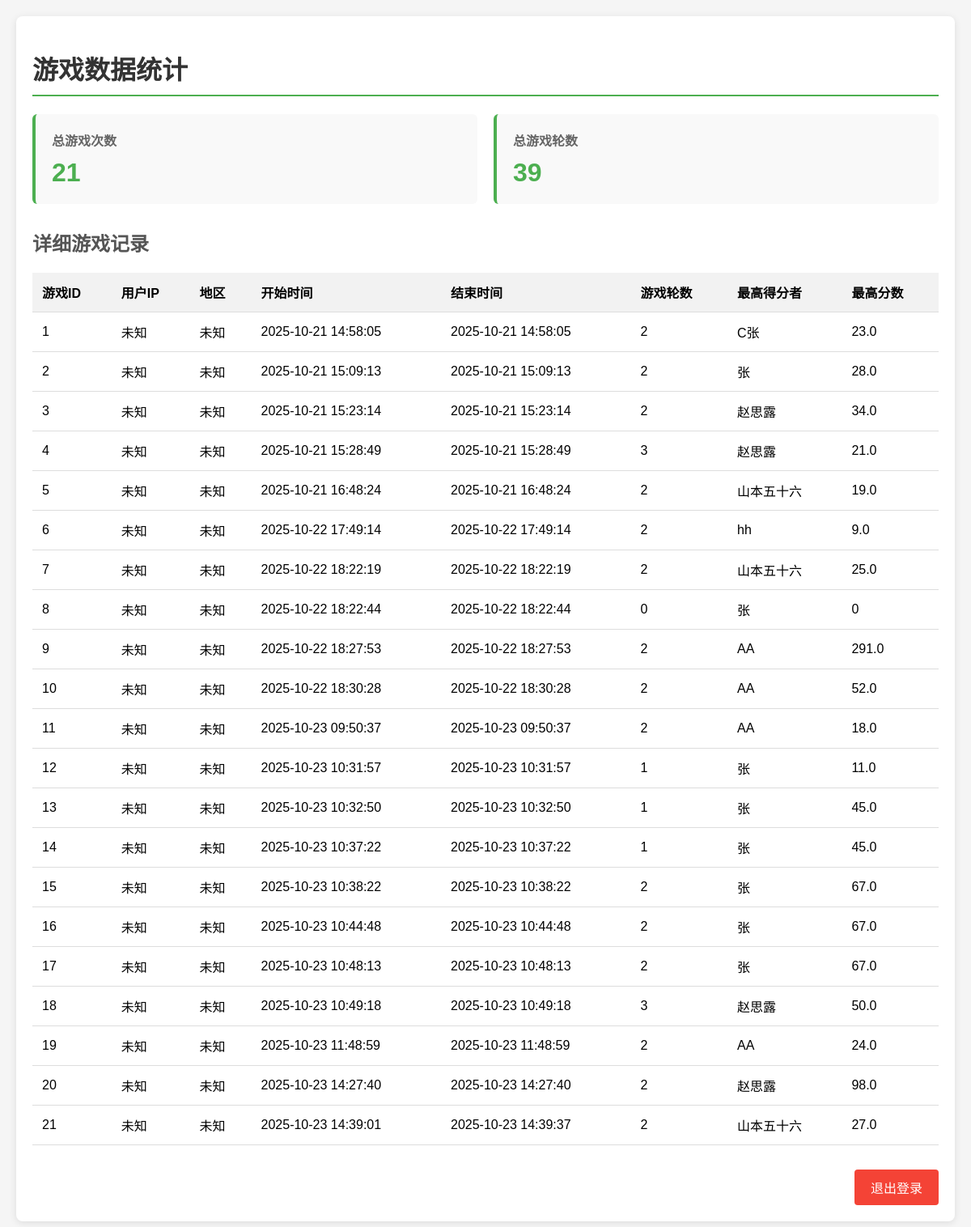
Screenshot of /admin/stats (signed in) with the database file from the repository.
### app.py (models this page shows)
class GameRecord(db.Model):
    id = db.Column(db.Integer, primary_key=True)
    user_session_id = db.Column(db.Integer, db.ForeignKey('user_session.id'), nullable=False)
    game_start_time = db.Column(db.DateTime, default=datetime.utcnow)
    game_end_time = db.Column(db.DateTime)
    player_count = db.Column(db.Integer)
    player_names = db.Column(db.Text)
    round_scores = db.Column(db.Text)
    total_scores = db.Column(db.Text)
    user_session = db.relationship('UserSession', backref='game_records')

class UserSession(db.Model):
    id = db.Column(db.Integer, primary_key=True)
    username = db.Column(db.String(100), nullable=False)
    email = db.Column(db.String(100), nullable=False)
    login_time = db.Column(db.DateTime, default=datetime.utcnow)
    logout_time = db.Column(db.DateTime)
    duration = db.Column(db.Integer)
    user_agent = db.Column(db.Text)
    ip_address = db.Column(db.String(50), nullable=True)
    region = db.Column(db.String(100), nullable=True)

### app.py (the view)
@app.route('/admin/stats')
def admin_stats():
    if not session.get('admin_logged_in'):
        logger.warning(f"未授权访问管理员统计页面 - IP: {request.remote_addr}")
        return redirect(url_for('admin_login'))
    try:
        game_records = GameRecord.query.options(db.joinedload(GameRecord.user_session)).all()
        total_games = len(game_records)
        total_rounds = 0
        for record in game_records:
            try:
                round_history = json.loads(record.round_scores)
                total_rounds += len(round_history)
                record.round_count = len(round_history)
            except:
                record.round_count = 0
        for record in game_records:
            try:
                total_scores = json.loads(record.total_scores)
                if total_scores:
                    top_scorer = max(total_scores.items(), key=lambda x: x[1])
                    record.top_scorer = top_scorer[0]
                    record.top_score = top_scorer[1]
                else:
                    record.top_scorer = '未知'
                    record.top_score = 0
            except:
                record.top_scorer = '未知'
                record.top_score = 0
        logger.info(f"管理员查看统计页面 - 总游戏数: {total_games}, 总轮数: {total_rounds}")
        return render_template('admin_stats.html',
                             total_games=total_games,
                             total_rounds=total_rounds,
                             game_records=game_records)
    except Exception as e:
        logger.error(f"获取统计数据失败: {str(e)}")
        return f"获取统计数据时出错: {str(e)}"

### app.py (called while the page is built)
@app.template_filter('to_utc8')
def to_utc8(dt):
    if dt:
        return dt + timedelta(hours=8)
    return None

### templates/admin_stats.html (shortened to what this page needs)
<!DOCTYPE html>
<html lang="zh-CN">
<head>
</head>
<body>
    <div class="container">
        <h1>游戏数据统计</h1>
        <div class="stats-overview">
            <div class="stat-card">
                <h3>总游戏次数</h3>
                <div class="number">{{ total_games }}</div>
            </div>
            <div class="stat-card">
                <h3>总游戏轮数</h3>
                <div class="number">{{ total_rounds }}</div>
            </div>
        </div>
        <h2>详细游戏记录</h2>
        {% if game_records %}
        <table>
            <thead>
                <tr>
                    <th>游戏ID</th>
                    <th>用户IP</th>
                    <th>地区</th>
                    <th>开始时间</th>
                    <th>结束时间</th>
                    <th>游戏轮数</th>
                    <th>最高得分者</th>
                    <th>最高分数</th>
                </tr>
            </thead>
            <tbody>
                {% for record in game_records %}
                <tr>
                    <td>{{ record.id }}</td>
                    <td>{{ record.user_session.ip_address or '未知' }}</td>
                    <td>{{ record.user_session.region or '未知' }}</td>
                    <td>{{ (record.game_start_time | to_utc8).strftime('%Y-%m-%d %H:%M:%S') if record.game_start_time else '未知' }}</td>
                    <td>{{ (record.game_end_time | to_utc8).strftime('%Y-%m-%d %H:%M:%S') if record.game_end_time else '未知' }}</td>
                    <td>{{ record.round_count }}</td>
                    <td>{{ record.top_scorer }}</td>
                    <td>{{ record.top_score }}</td>
                </tr>
                {% endfor %}
            </tbody>
        </table>
        {% else %}
        <div class="no-data">暂无游戏记录</div>
        {% endif %}
        <div class="logout-button">
            <a href="{{ url_for('admin_logout') }}">退出登录</a>
        </div>
    </div>
</body>
</html>

### templates/admin_stats.html (style rules this page uses)
body { font-family: Arial, sans-serif; background-color: #f5f5f5; margin: 0; padding: 20px; }
.container { max-width: 1200px; margin: 0 auto; background-color: white; padding: 20px; border-radius: 8px; box-shadow: 0 2px 10px rgba(0, 0, 0, 0.1); }
h1 { color: #333; border-bottom: 2px solid #4CAF50; padding-bottom: 10px; }
h2 { color: #555; margin-top: 30px; }
.stats-overview { display: flex; flex-wrap: wrap; gap: 20px; margin-bottom: 30px; }
.stat-card { flex: 1; min-width: 200px; background-color: #f9f9f9; padding: 20px; border-radius: 6px; border-left: 4px solid #4CAF50; }
.stat-card h3 { margin: 0 0 10px 0; color: #666; font-size: 16px; }
.stat-card .number { font-size: 32px; font-weight: bold; color: #4CAF50; }
table { width: 100%; border-collapse: collapse; margin-top: 20px; }
th, td { padding: 12px; text-align: left; border-bottom: 1px solid #ddd; }
th { background-color: #f2f2f2; font-weight: bold; }
.logout-button { text-align: right; margin-top: 30px; }
.logout-button a { display: inline-block; padding: 10px 20px; background-color: #f44336; color: white; text-decoration: none; border-radius: 4px; }

### rows the page displays
GameRecord: id "1", user_session "未知", game_start_time "2025-10-21 14:58:05", game_end_time "2025-10-21 14:58:05", round_count "2", top_scorer "C张", top_score "23.0"
GameRecord: id "2", user_session "未知", game_start_time "2025-10-21 15:09:13", game_end_time "2025-10-21 15:09:13", round_count "2", top_scorer "张", top_score "28.0"
GameRecord: id "3", user_session "未知", game_start_time "2025-10-21 15:23:14", game_end_time "2025-10-21 15:23:14", round_count "2", top_scorer "赵思露", top_score "34.0"
GameRecord: id "4", user_session "未知", game_start_time "2025-10-21 15:28:49", game_end_time "2025-10-21 15:28:49", round_count "3", top_scorer "赵思露", top_score "21.0"
GameRecord: id "5", user_session "未知", game_start_time "2025-10-21 16:48:24", game_end_time "2025-10-21 16:48:24", round_count "2", top_scorer "山本五十六", top_score "19.0"
GameRecord: id "6", user_session "未知", game_start_time "2025-10-22 17:49:14", game_end_time "2025-10-22 17:49:14", round_count "2", top_scorer "hh", top_score "9.0"
GameRecord: id "7", user_session "未知", game_start_time "2025-10-22 18:22:19", game_end_time "2025-10-22 18:22:19", round_count "2", top_scorer "山本五十六", top_score "25.0"
GameRecord: id "8", user_session "未知", game_start_time "2025-10-22 18:22:44", game_end_time "2025-10-22 18:22:44", round_count "0", top_scorer "张", top_score "0"
GameRecord: id "9", user_session "未知", game_start_time "2025-10-22 18:27:53", game_end_time "2025-10-22 18:27:53", round_count "2", top_scorer "AA", top_score "291.0"
GameRecord: id "10", user_session "未知", game_start_time "2025-10-22 18:30:28", game_end_time "2025-10-22 18:30:28", round_count "2", top_scorer "AA", top_score "52.0"
GameRecord: id "11", user_session "未知", game_start_time "2025-10-23 09:50:37", game_end_time "2025-10-23 09:50:37", round_count "2", top_scorer "AA", top_score "18.0"
GameRecord: id "12", user_session "未知", game_start_time "2025-10-23 10:31:57", game_end_time "2025-10-23 10:31:57", round_count "1", top_scorer "张", top_score "11.0"
GameRecord: id "13", user_session "未知", game_start_time "2025-10-23 10:32:50", game_end_time "2025-10-23 10:32:50", round_count "1", top_scorer "张", top_score "45.0"
GameRecord: id "14", user_session "未知", game_start_time "2025-10-23 10:37:22", game_end_time "2025-10-23 10:37:22", round_count "1", top_scorer "张", top_score "45.0"
GameRecord: id "15", user_session "未知", game_start_time "2025-10-23 10:38:22", game_end_time "2025-10-23 10:38:22", round_count "2", top_scorer "张", top_score "67.0"
GameRecord: id "16", user_session "未知", game_start_time "2025-10-23 10:44:48", game_end_time "2025-10-23 10:44:48", round_count "2", top_scorer "张", top_score "67.0"
GameRecord: id "17", user_session "未知", game_start_time "2025-10-23 10:48:13", game_end_time "2025-10-23 10:48:13", round_count "2", top_scorer "张", top_score "67.0"
GameRecord: id "18", user_session "未知", game_start_time "2025-10-23 10:49:18", game_end_time "2025-10-23 10:49:18", round_count "3", top_scorer "赵思露", top_score "50.0"
GameRecord: id "19", user_session "未知", game_start_time "2025-10-23 11:48:59", game_end_time "2025-10-23 11:48:59", round_count "2", top_scorer "AA", top_score "24.0"
GameRecord: id "20", user_session "未知", game_start_time "2025-10-23 14:27:40", game_end_time "2025-10-23 14:27:40", round_count "2", top_scorer "赵思露", top_score "98.0"
GameRecord: id "21", user_session "未知", game_start_time "2025-10-23 14:39:01", game_end_time "2025-10-23 14:39:37", round_count "2", top_scorer "山本五十六", top_score "27.0"

### other values shown
{{ total_games }} "21"
{{ total_rounds }} "39"
